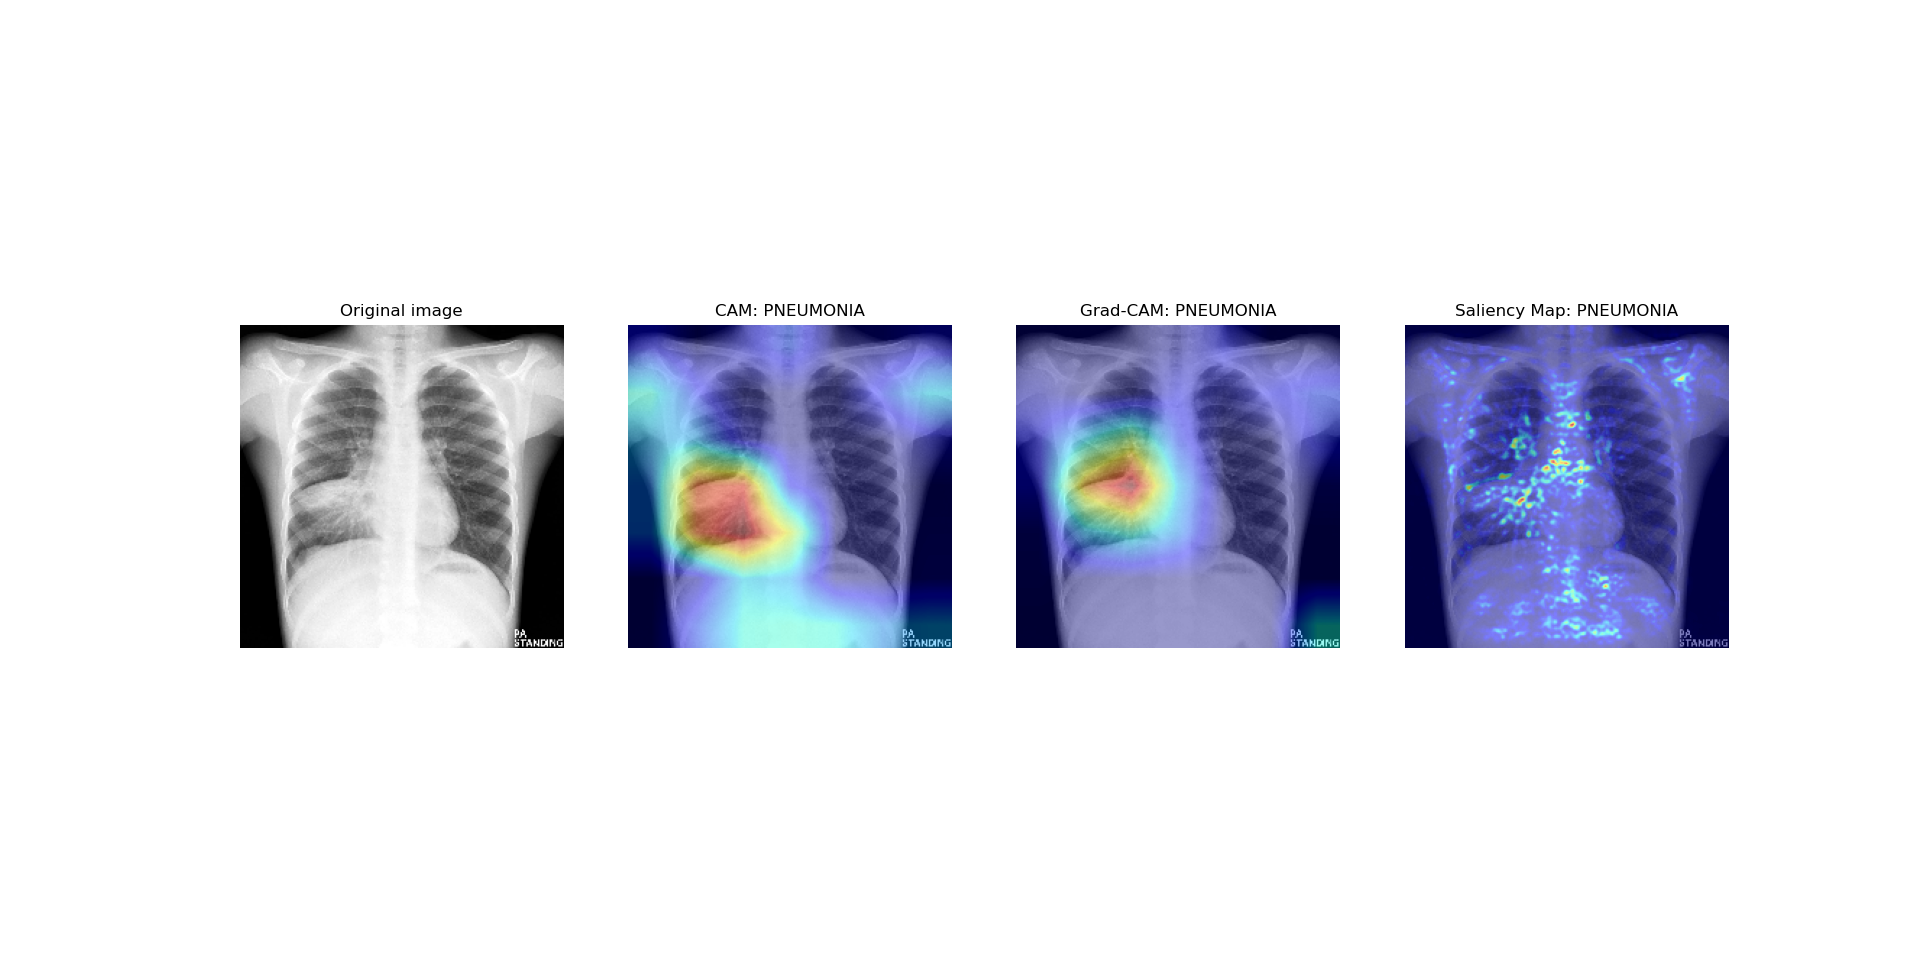

Recreate this plot in Python.
import keras.backend as K
import numpy as np
import matplotlib.pyplot as plt
from keras.preprocessing.image import load_img
from keras.preprocessing.image import img_to_array
import cv2
from Utils import min_max_normalization, label
from keras.preprocessing.image import ImageDataGenerator
from scipy.ndimage import gaussian_filter
from model import model_1
from model2 import model_2
import tensorflow as tf

def custom_cam(model,X_data):
    class_output = model.output[0, 0]

    conv = model.layers[-3].output
    iterate = K.function([model.input], [conv,class_output])

    conv_output, output = iterate([X_data])
    fc = model.get_layer('fc3').get_weights()[0]

    conv_output = np.squeeze(conv_output,axis=0)

    for i in range(conv_output.shape[-1]):
        if i == 0:
            cam = conv_output[:,:,i]*fc[i,0]
        else:
            cam += conv_output[:, :, i] * fc[i, 0]

    cam = (cam > 0) * cam
    cam = cv2.resize(cam, (224, 224))

    return fc, cam, output

def custom_grad_cam(model,X_data):

    class_output = model.output[0,0]

    conv = model.layers[-4].output

    grads = K.gradients(class_output, conv)[0]

    iterate = K.function([model.input], [grads,conv,class_output])

    grad_value, conv_output, output = iterate([X_data])

    grad_value = np.squeeze(grad_value, axis=0) ## (14,14,512)

    grad_value = np.average(grad_value, axis=(0,1))## (512,)

    conv_output = np.squeeze(conv_output,axis=0)

    for i,alpha in enumerate(grad_value):

        if i == 0:
            grad_cam = alpha*conv_output[:,:,i]
        else:
            grad_cam += alpha*conv_output[:,:,i]

    grad_cam = (grad_cam>0)*grad_cam
    grad_cam = cv2.resize(grad_cam, (224, 224))

    return grad_cam, grad_value, output

def saliencymap(model,X_data):
    class_output = model.output[0, 0]

    grads = K.gradients(class_output, model.input)[0]

    iterate = K.function([model.input], [grads,class_output])

    saliency, output = iterate([X_data])

    saliency = np.max(saliency[0],axis=-1)
    saliency = (saliency>0)*saliency

    return saliency, output

def show_heatmap(image_path):
    image = load_img(image_path, target_size=(224, 224))
    image_array = img_to_array(image)
    image_array = np.expand_dims(image_array, axis=0)
    test_datagen = ImageDataGenerator(rescale=1.0/255, samplewise_center=True,samplewise_std_normalization=True)
    gen = test_datagen.flow(image_array,batch_size=1)
    X_data = gen.next()

    plt.subplot(1, 4, 1)
    plt.imshow(min_max_normalization(X_data[0]),cmap='gray')
    plt.title('Original image')
    plt.axis('off')

    model = model_1
    model.load_weights('./weights_model1.h5')

    '''cam'''
    fc, cam, output = custom_cam(model,X_data)
    plt.subplot(1, 4, 2)
    plt.imshow(min_max_normalization(cam), cmap='jet')
    plt.imshow(min_max_normalization(X_data[0]),cmap='gray',alpha=.6)
    plt.title('CAM: {}'.format(label[int(round(output))]))
    plt.axis('off')

    model = model_2
    model.load_weights('./weights_model2.h5')

    '''grad cam'''
    grad_cam, grad_value, output = custom_grad_cam(model,X_data)
    plt.subplot(1, 4, 3)
    plt.imshow(min_max_normalization(grad_cam), cmap='jet')
    plt.imshow(min_max_normalization(X_data[0]),cmap='gray',alpha=.6)
    plt.title('Grad-CAM: {}'.format(label[int(round(output))]))
    plt.axis('off')


    '''saliency map'''
    saliency, output = saliencymap(model,X_data)
    plt.subplot(1, 4, 4)
    plt.imshow(min_max_normalization(gaussian_filter(saliency,sigma=1)), cmap='jet')
    plt.imshow(min_max_normalization(X_data[0]),cmap='gray',alpha=.5)
    plt.title('Saliency Map: {}'.format(label[int(round(output))]))
    plt.axis('off')
    plt.show()

if __name__=='__main__':
    with tf.device('/cpu:0'):
        image_path = ".\childhood-pneumonia-1.jpg"
        show_heatmap(image_path)
